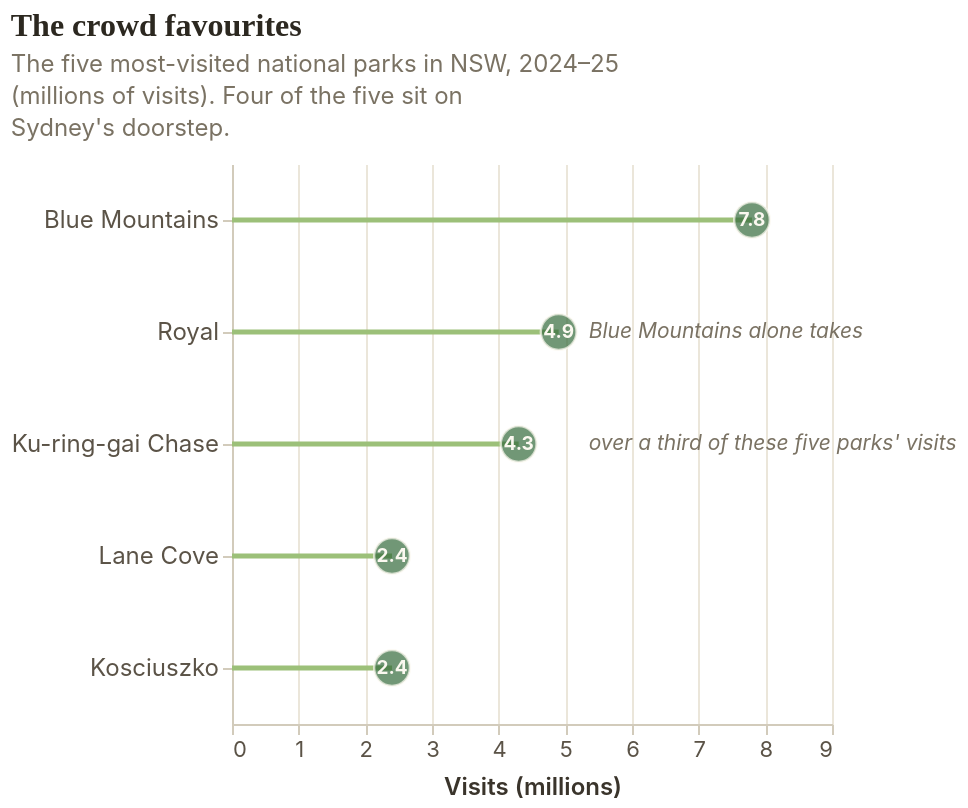

This figure's Vega-Lite source:
### Vega-Lite specification from a JSON file in a GitHub repository (floating-point values rounded to 4 significant figures)
{"$schema": "https://vega.github.io/schema/vega-lite/v5.json", "title": {"text": "The crowd favourites", "subtitle": ["The five most-visited national parks in NSW, 2024–25", "(millions of visits). Four of the five sit on", "Sydney's doorstep."], "subtitleLineHeight": 16}, "width": "container", "height": 280, "data": {"values": [{"park": "Blue Mountains", "visits": 7.8}, {"park": "Royal", "visits": 4.9}, {"park": "Ku-ring-gai Chase", "visits": 4.3}, {"park": "Lane Cove", "visits": 2.4}, {"park": "Kosciuszko", "visits": 2.4}]}, "encoding": {"y": {"field": "park", "type": "nominal", "sort": "-x", "title": null, "axis": {"labelFontSize": 12}}, "x": {"field": "visits", "type": "quantitative", "title": "Visits (millions)", "scale": {"domain": [0, 9]}}}, "layer": [{"mark": {"type": "rule", "color": "#9cc079", "strokeWidth": 2.5}, "encoding": {"x2": {"datum": 0}}}, {"mark": {"type": "point", "filled": true, "size": 320, "color": "#356b3c", "stroke": "#fbf8f0", "strokeWidth": 1.2}, "encoding": {"tooltip": [{"field": "park", "title": "National park"}, {"field": "visits", "title": "Visits (millions)"}]}}, {"mark": {"type": "text", "font": "Inter, sans-serif", "fontSize": 9.5, "fontWeight": 700, "color": "#fbf8f0"}, "encoding": {"text": {"field": "visits", "type": "quantitative", "format": ".1f"}}}, {"data": {"values": [{"x": 5.35, "y": "Royal", "line": "Blue Mountains alone takes"}, {"x": 5.35, "y": "Ku-ring-gai Chase", "line": "over a third of these five parks' visits"}]}, "mark": {"type": "text", "align": "left", "font": "Inter, sans-serif", "fontSize": 10.5, "fontStyle": "italic", "color": "#7a7263"}, "encoding": {"x": {"field": "x", "type": "quantitative"}, "y": {"field": "y", "type": "nominal", "sort": null}, "text": {"field": "line"}}}], "config": {"background": null, "font": "Inter, sans-serif", "view": {"stroke": null}, "padding": 5, "axis": {"labelFont": "Inter, sans-serif", "titleFont": "Inter, sans-serif", "labelColor": "#5b5347", "titleColor": "#3a342b", "titleFontWeight": 600, "gridColor": "#ebe6da", "domainColor": "#d2cbbb", "tickColor": "#d2cbbb", "labelFontSize": 11, "titleFontSize": 12, "titlePadding": 8}, "legend": {"labelFont": "Inter, sans-serif", "titleFont": "Inter, sans-serif", "labelColor": "#5b5347", "titleColor": "#3a342b", "labelFontSize": 11, "titleFontSize": 11.5}, "title": {"font": "Fraunces, serif", "fontSize": 16, "anchor": "start", "color": "#2c2820", "fontWeight": 600, "subtitleFont": "Inter, sans-serif", "subtitleColor": "#7a7263", "subtitleFontSize": 12, "subtitlePadding": 6, "offset": 12}}}
